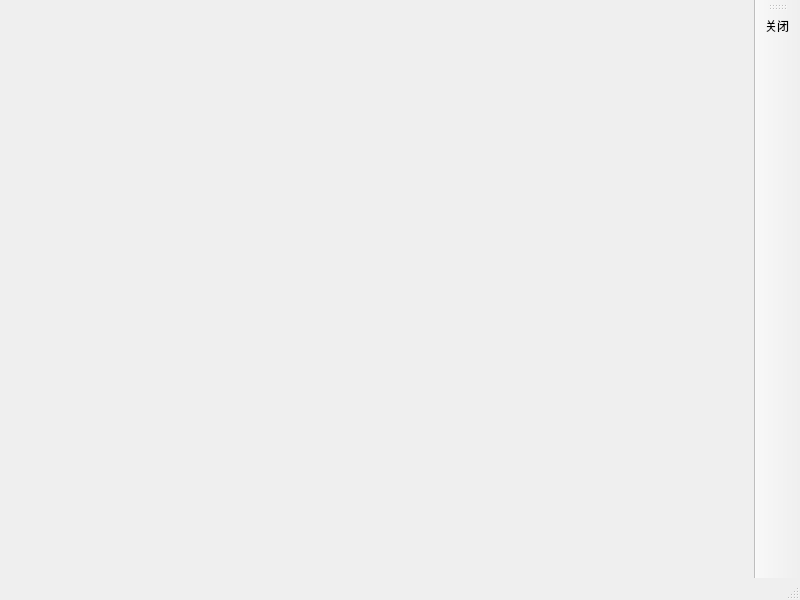
<?xml version="1.0" encoding="UTF-8"?>
<ui version="4.0">
 <class>MainWindow</class>
 <widget class="QMainWindow" name="MainWindow">
  <property name="geometry">
   <rect>
    <x>0</x>
    <y>0</y>
    <width>800</width>
    <height>600</height>
   </rect>
  </property>
  <property name="windowTitle">
   <string>MainWindow</string>
  </property>
  <widget class="QWidget" name="centralwidget"/>
  <widget class="QMenuBar" name="menubar">
   <property name="geometry">
    <rect>
     <x>0</x>
     <y>0</y>
     <width>800</width>
     <height>26</height>
    </rect>
   </property>
  </widget>
  <widget class="QStatusBar" name="statusBar"/>
  <widget class="QToolBar" name="toolBar">
   <property name="windowTitle">
    <string>工具栏</string>
   </property>
   <property name="allowedAreas">
    <set>Qt::BottomToolBarArea|Qt::RightToolBarArea</set>
   </property>
   <attribute name="toolBarArea">
    <enum>RightToolBarArea</enum>
   </attribute>
   <attribute name="toolBarBreak">
    <bool>false</bool>
   </attribute>
   <addaction name="closeAction"/>
  </widget>
  <action name="closeAction">
   <property name="icon">
    <iconset resource="vaT.qrc">
     <normaloff>:/open</normaloff>:/open</iconset>
   </property>
   <property name="text">
    <string>关闭</string>
   </property>
   <property name="toolTip">
    <string>点击关闭窗口</string>
   </property>
  </action>
 </widget>
 <resources>
  <include location="vaT.qrc"/>
 </resources>
 <connections/>
</ui>
